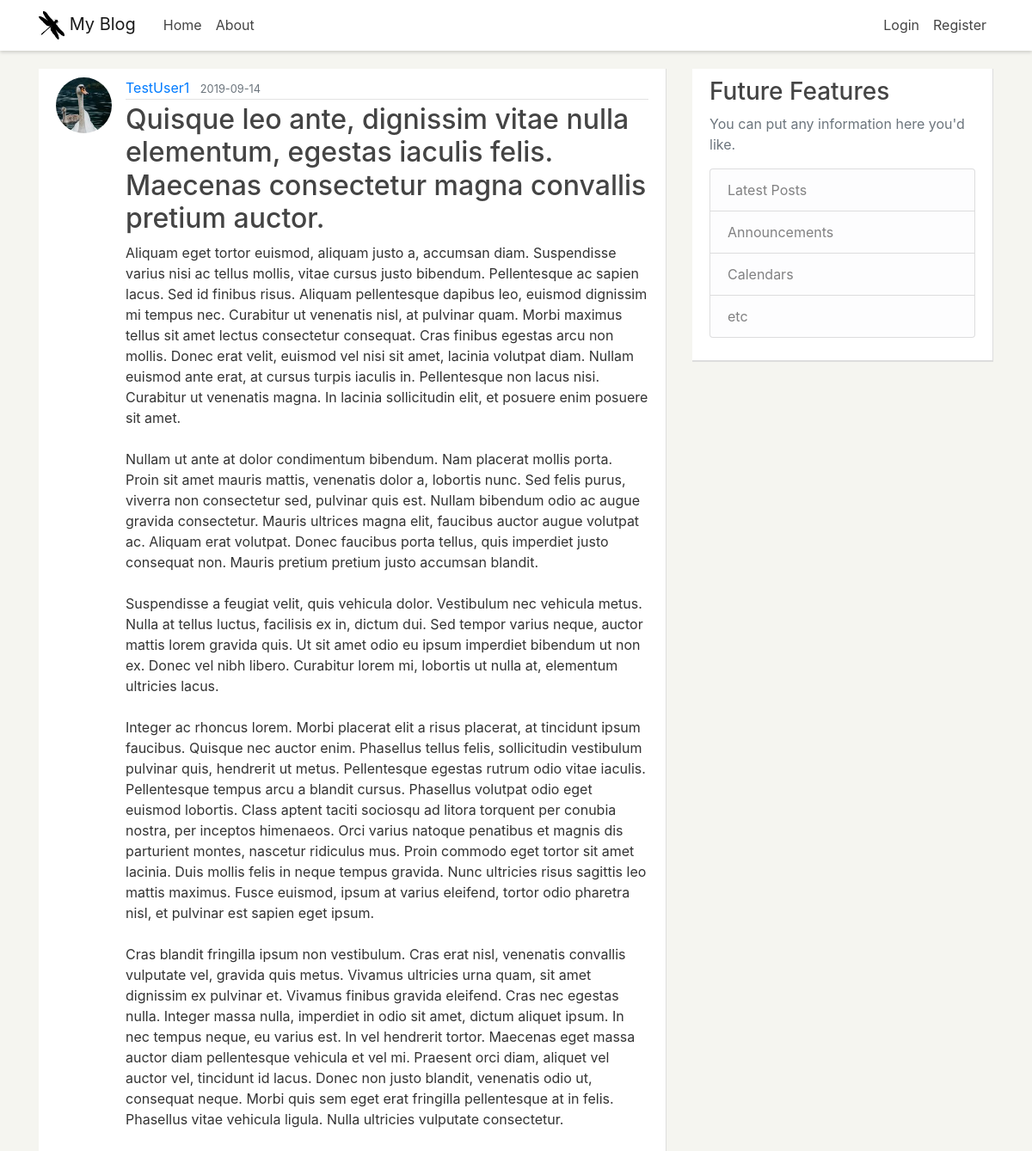
Page /post/8 on the earlier database version.
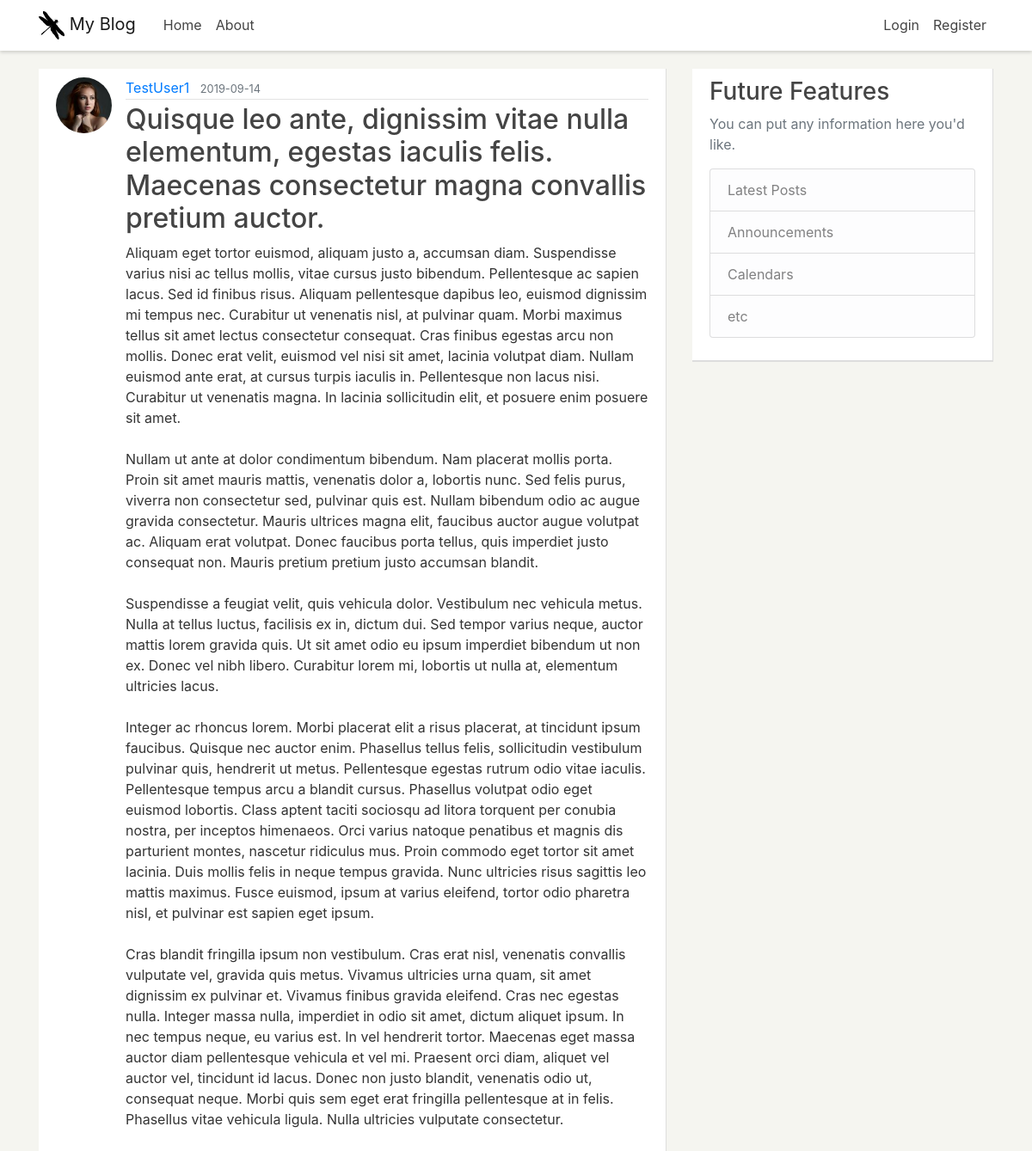
Same page on the later database version.
### pyflaskblog/models.py (models this page shows, shortened)
class User(db.Model, UserMixin):
	id = db.Column(db.Integer, primary_key=True)
	username = db.Column(db.String(20), unique=True, nullable=False)
	email = db.Column(db.String(120), unique=True, nullable=False)
	image_file = db.Column(db.String(20), nullable=False, default='default.jpg')
	password = db.Column(db.String(60), nullable=False)
	posts = db.relationship('Post', backref='author', lazy=True)

### pyflaskblog/posts/routes.py (the view)
@posts.route("/post/<int:post_id>")
def post(post_id):
	post = Post.query.get_or_404(post_id)
	return render_template('post.html', title=post.title, post=post)

### pyflaskblog/templates/post.html (shortened to what this page needs)
{% extends "layout.html" %}
{% block content %}
	<article class="media content-section">
	  <img class="rounded-circle article-img" src="{{ url_for('static', filename='profile_pics/' + post.author.image_file) }}">
	  <div class="media-body">
		<div class="article-metadata">
		  <a class="mr-2" href="{{ url_for('users.user_posts', username=post.author.username) }}">{{ post.author.username }}</a>
		  <small class="text-muted">{{ post.date_posted.strftime('%Y-%m-%d') }}</small>
		</div>
		<h2 class="article-title">{{ post.title }}</h2>
		<p class="article-content">{{ post.content }}</p>
	  </div>
	</article>
{% endblock content %}

Differences in the rows shown:
changed User "TestUser1": image_file: picture added in place of a placeholder
